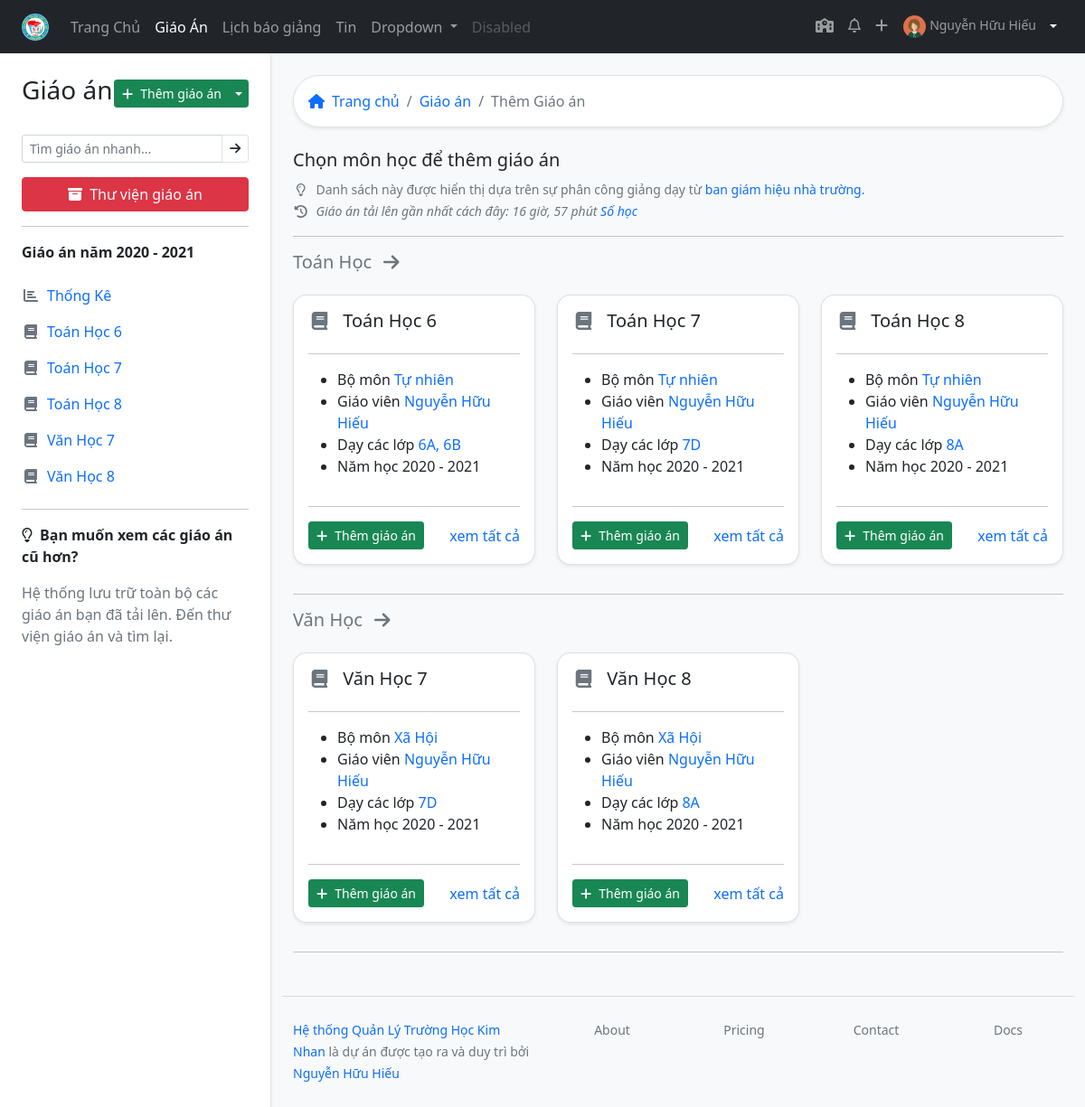
Before: /lesson/add/ (signed in) with the older database file.
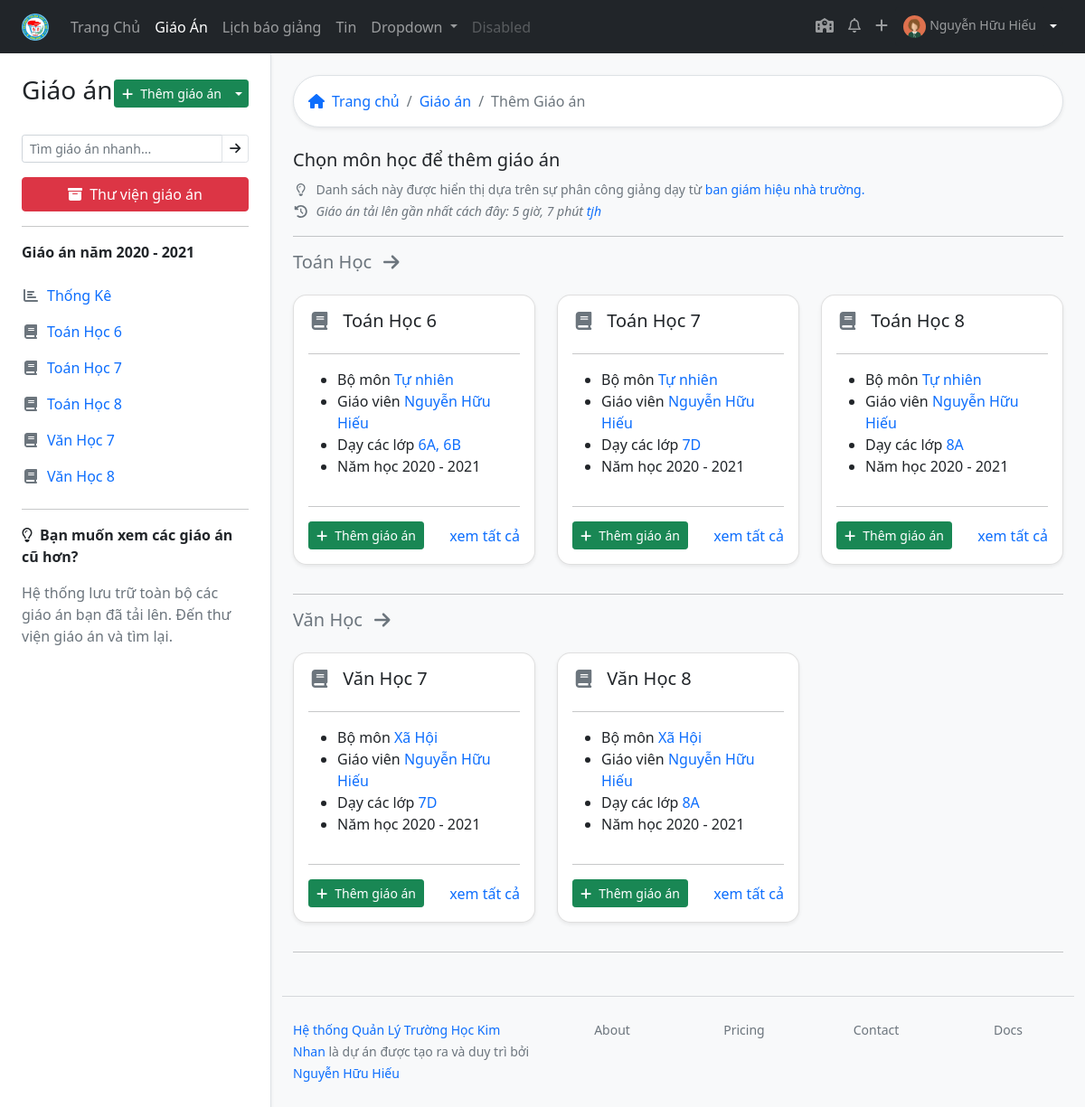
After: the same page with the newer database file.
### lessonmanagement/models.py (models this page shows, shortened)
class Lesson(models.Model):
    title = models.CharField(max_length=200)
    lesson_path = models.FileField(blank=True, null=True)
    upload_time = models.DateTimeField(blank=True, null=True)
    edit_time = models.DateTimeField(blank=True, null=True)
    LEVEL_CHOICES = [
        (6, 6),
        (7, 7),
        (8, 8),
        (9, 9)
    ]
    level = models.IntegerField(choices=LEVEL_CHOICES)
    description = models.CharField(max_length=200, null=True, blank=True)
    teacher = models.ForeignKey(Teacher, on_delete=models.CASCADE)
    subject = models.ForeignKey(Subject, on_delete=models.CASCADE)
    start_number_lesson = models.IntegerField(help_text="Bài giảng này ở tiết số mấy")
    cout_number_lesson = models.IntegerField(help_text="Bài giảng này trong bao nhiêu tiết")
    schoolyear = models.ForeignKey("Schoolyear", on_delete=models.CASCADE, blank=True, null=True)
    classyear = models.ManyToManyField(Classyear, through="LessonClassyear")
    STATUS_CHOICES = [
    ('pending', 'Chờ duyệt'),
    ('acept', 'Đã duyệt'),
    ('deny', 'Bị từ chối'),
    ]
    status = models.CharField(max_length=10, blank=True, choices=STATUS_CHOICES ,default='pending')
    checker = models.ForeignKey(Teacher, related_name="lesson_checker" ,on_delete=models.SET_NULL, null=True, blank=True)
    check_date = models.DateTimeField(auto_now=True)
    note_checker = models.CharField(max_length=200, blank=True)
    class Meta:
        verbose_name = "Giáo Án"
        verbose_name_plural = "Giáo Án"
        ordering = ["-upload_time"]

### lessonmanagement/views.py (the view)
# urls.py: path('lesson/add/', views.addlesson, name="addlesson"),
def addlesson(request):
    try:
        lesson_latest = Lesson.objects.filter(teacher=request.user.teacher.id).latest('upload_time')
        context = {
            'lesson_latest': lesson_latest
        }
    except:
        context = {
        }
    return render(request, 'add_lesson.html', context)

### lessonmanagement/models.py (called while the page is built)
    def full_name(self):
        return ('%s %s') % (self.firstname, self.lastname)

    def schoolyear(self):
        if now.month < 9:
            return ('%s - %s') % (now.year - 1, now.year)
        else:
            return ('%s - %s') % (now.year, now.year+1)

    def lesson_list(self):
        return self.lesson_set.filter(teacher = self.user.id)

    def subject_classyear_list(self):
        return self.subjectclassyear_set.filter(is_teach_now = True).order_by('subject__title').values('subject__title', 'classyear__startyear','subject__group__title').distinct()

    def subject_classyeartitle_list(self):
        return self.subjectclassyear_set.filter(is_teach_now = True).order_by('subject__title').values('subject__title', 'classyear__startyear','subject__group__title', 'classyear__title').distinct()

### lessonmanagement/templatetags/lessonmanagement_extras.py (called while the page is built)
@register.filter
def classlevel(value):
    now = datetime.datetime.now()
    i = 0
    if (now.month < 9):
        i =  (now.year - value) + 5
    else:
        i = (now.year - value) + 6
    if i in [6,7,8,9]:
        return i
    else:
        return value

### lessonmanagement/templates/add_lesson.html
{% extends 'base_withsidebar.html' %}
{% block content %}
{% with teacher=request.user.teacher %}
{% load lessonmanagement_extras %}
<div class="bg-white border shadow-sm p-3 rounded-pill mb-4">
    <nav aria-label="breadcrumb">
      <ol class="breadcrumb m-0 ">
        <li class="breadcrumb-item"><a href="{% url 'index' %}" class="text-decoration-none"><i class="fas fa-home me-2"></i>Trang chủ</a></li>
        <li class="breadcrumb-item"> <a href="{% url 'alllessons' %}" class="text-decoration-none">Giáo án</a></li>
        <li class="breadcrumb-item active" aria-current="page">Thêm Giáo án</li>
      </ol>
    </nav>
  </div>
  <h5>Chọn môn học để thêm giáo án</h5>
  <small class="text-muted"><i class="far fa-lightbulb me-2 fa-fw"></i>Danh sách này được hiển thị dựa trên sự phân công giảng dạy từ <a href="#" class="text-decoration-none">ban giám hiệu nhà trường.</a></small>
  <br>
  <small class="text-muted fst-italic"><i class="fas fa-history me-2 fa-fw"></i>Giáo án tải lên gần nhất cách đây: {{ lesson_latest.upload_time|timesince }} <a href="#" class="text-decoration-none">{{ lesson_latest.title }}</a> </small>
  <hr>
  {% regroup teacher.subject_classyeartitle_list by subject__title as subject_classyeartitle_list_regroup %}
  {% for i in subject_classyeartitle_list_regroup %}
  <div class="row">
    <h5><a href="#" class="text-decoration-none link-secondary">{{ i.grouper }} <i class="fas fa-arrow-right ms-2"></i></a> </h5>
    {% regroup i.list by classyear__startyear as i_list_regroup %}
    {% for j in i_list_regroup %}
    <div class="col-4 my-3">
        <div class="card rounded-15 shadow-sm h-100">
            <div class="card-body d-flex flex-column  ">
              <h5 class="card-title"><i class="fas fa-book fa-fw me-2 text-muted"></i>
                {{ i.grouper }} {{ j.grouper|classlevel }}
                </h5>
              <hr>
                <p class="card-text m-0">
                <ul class="m-0">
                    <li>Bộ môn <a href="#" class="text-decoration-none">{{ j.list.0.subject__group__title }}</a></li>
                    <li>Giáo viên <a href="#" class="text-decoration-none">{{ teacher.full_name }}</a></li>
                    <li>Dạy các lớp
                      {% for k in j.list %}
                      <a href="#" class="text-decoration-none">{{ k.classyear__startyear|classlevel }}{{ k.classyear__title }}{% if forloop.last %}{% else %},{% endif %}
                      </a>
                      {% endfor %}
                    </li>
                    <li>Năm học {{ teacher.schoolyear }} </li>
                  </ul>
                </p>
                <hr>
                <div class="mt-auto d-flex justify-content-between align-items-center">
                  <a href="{% url 'add_lesson_subject_level' i.grouper|slugify j.grouper|classlevel %}" class="btn btn-sm btn-success"><i class="fas fa-plus me-2"></i>Thêm giáo án</a>
                  <a href="#" class="text-decoration-none">xem tất cả</a>
                </div>
            </div>
          </div>
      </div>
      {% endfor %}
  </div>
  <hr>
  {% endfor %}
  {% endwith %}
{% endblock %}

Changed rows visible on the page:
no longer on this page (row edited): Lesson: upload_time "16 giờ, 57 phút", title "Số học"
added Lesson: upload_time "5 giờ, 7 phút", title "tjh"
